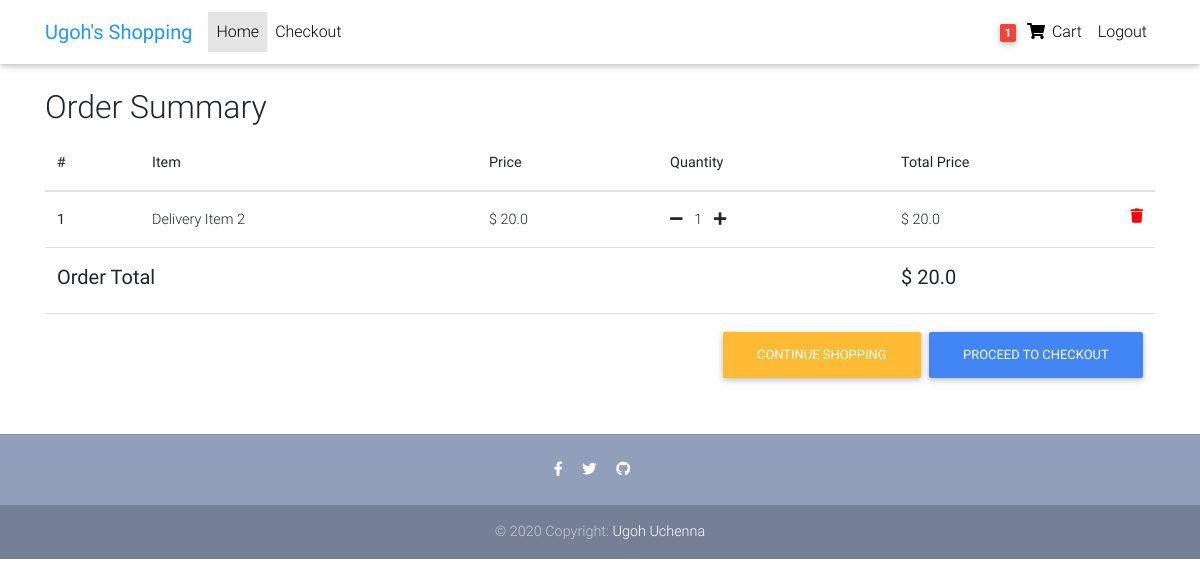
The page /order_summary (signed in) on the database as committed earlier.
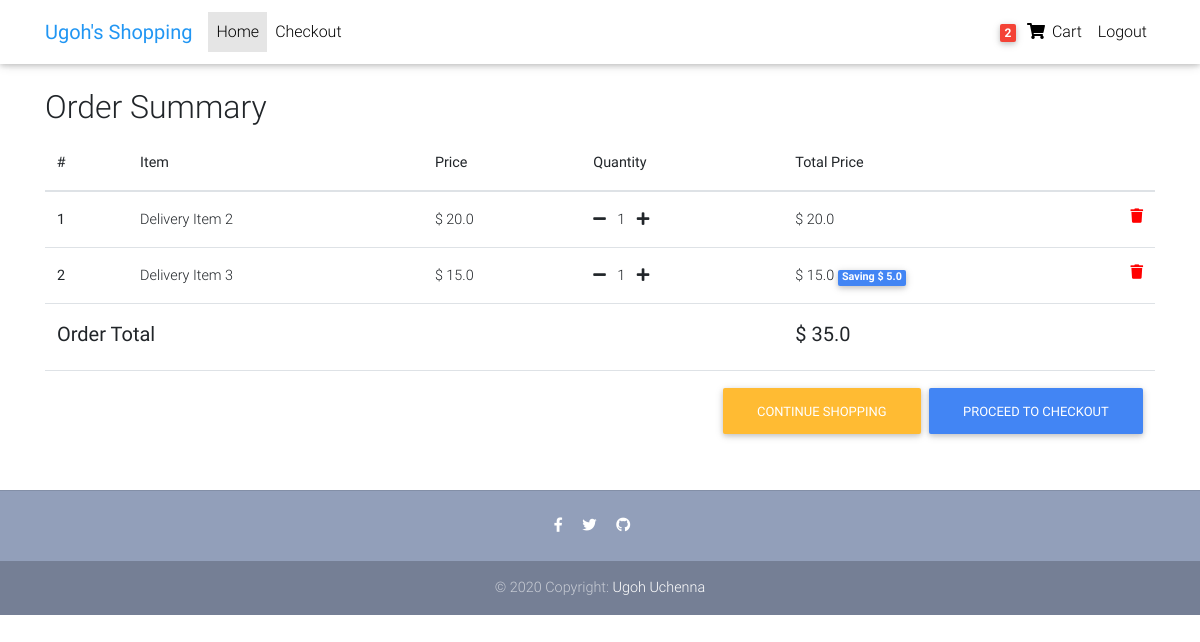
The same page on the database as committed later.
### core/models.py (models this page shows, shortened)
class Order(models.Model):
  user = models.ForeignKey(User, on_delete=models.CASCADE)
  reference_code = models.CharField(max_length=20, blank=True, null=True)
  items = models.ManyToManyField(OrderItem)
  start_date = models.DateTimeField(auto_now_add=True)
  ordered_date = models.DateTimeField()
  ordered = models.BooleanField(default=False)
  shipping_address = models.ForeignKey(Address, related_name='shipping_address', on_delete=models.SET_NULL, blank=True, null=True)
  billing_address = models.ForeignKey(Address, related_name='billing_address', on_delete=models.SET_NULL, blank=True, null=True)
  payment = models.ForeignKey(Payment, on_delete=models.SET_NULL, blank=True, null=True)
  coupon = models.ForeignKey(Coupon, on_delete=models.SET_NULL, blank=True, null=True)
  being_delivered = models.BooleanField(default=False)
  recieved = models.BooleanField(default=False)
  refund_requested = models.BooleanField(default=False)
  refund_granted = models.BooleanField(default=False)
  def get_total(self):
    total = 0
    for order_item in self.items.all():
      total += order_item.get_total_item_price()
    if self.coupon:
      total -= self.coupon.amount
    return total

class OrderItem(models.Model):
  user = models.ForeignKey(User, on_delete=models.CASCADE)
  item = models.ForeignKey(Item, on_delete=models.CASCADE)
  ordered = models.BooleanField(default=False)
  quantity = models.IntegerField(default=1)
  def get_total_item_price(self):
    if self.item.discount_price:
      return self.quantity * self.item.discount_price
    return self.quantity * self.item.price
  def get_amount_saved(self):
    return (self.quantity * self.item.price) - (self.quantity * self.item.discount_price)

class Item(models.Model):
  title = models.CharField(max_length=100)
  price = models.FloatField()
  discount_price = models.FloatField(blank=True, null=True)
  category = models.CharField(choices=CATEGORY_CHOICES, max_length=2)
  label = models.CharField(choices=LABEL_CHOICES, max_length=2)
  slug = models.SlugField()
  description = models.TextField()
  image = models.ImageField()
  objects = ItemQuerySet.as_manager()

### core/views.py (the view)
# urls.py: path('order_summary', OrderSummaryView.as_view(), name='order_summary'),
@method_decorator(login_required, name='dispatch')
class OrderSummaryView(View):
  def get(self, *args, **kwargs):
    try:
      order = Order.objects.get(user=self.request.user, ordered=False)
    except ObjectDoesNotExist:
      messages.warning(self.request, "You do not have an active ordeer")
      return redirect("/")
    context = {
      'object': order
    }
    return render(self.request, "core/order_summary.html", context)

### core/templatetags/cart_template_tags.py (called while the page is built)
@register.filter
def cart_item_count(user):
  if user.is_authenticated:
    qs = Order.objects.filter(user=user, ordered=False)
    if qs.exists():
      return qs[0].items.count()
  return 0

### templates/core/order_summary.html (shortened to what this page needs)
{% extends "base.html" %}
{% block content %}
  <main>
    <dir class="container">
      <div class="table-responsive text-nowrap">
        <h2>Order Summary</h2>
        <table class="table">
          <thead>
            <tr>
              <th scope="col"># </th>
              <th scope="col">Item </th>
              <th scope="col">Price</th>
              <th scope="col">Quantity</th>
              <th scope="col">Total Price</th>
            </tr>
          </thead>
          <tbody>
            {% for order_item in object.items.all %}
            <tr>
              <th scope="row">{{forloop.counter }}</th>
              <td>{{ order_item.item.title }}</td>
              <td>
                {% if order_item.item.discount_price %}
                  $ {{ order_item.item.discount_price }}
                {% else %}
                  $ {{ order_item.item.price }}
                {% endif %}
              </td>
              <td>
                <a href="{% url 'remove_single_item_from_cart' order_item.item.slug %}"><i class="fas fa-minus mr-2"></i></a>
                {{ order_item.quantity }}
                <a href="{% url 'add_to_cart' order_item.item.slug %}"><i class="fas fa-plus ml-2"></i></a>
              </td>
              <td>
                $ {{ order_item.get_total_item_price }}
                {% if order_item.item.discount_price %}
                  <span class="badge badge-primary">Saving $ {{ order_item.get_amount_saved }}</span>
                {% endif %}
                <a style="color: red;" href="{% url 'remove_from_cart' order_item.item.slug %}">
                  <i class="fas fa-trash float-right"></i>
                </a>
              </td>
            </tr>
            {% empty %}
            <tr>
              <td colspan="5">
                <a href="/" class="btn btn-primary float-right">Continue shopping</a>
              </td>
            </tr>
            {% endfor %}
            {% if object.get_total %}
            <tr>
              <td colspan="4"><h5><b>Order Total</b></h5></td>
              <td><h5><b>$ {{ object.get_total }}</b></h5></td>
            </tr>
            <tr>
              <td colspan="5">
                <a class="btn btn-primary float-right ml-2" href="{% url 'checkout' %}">Proceed to checkout</a>
                <a class="btn btn-warning float-right" href="{% url 'home' %}">Continue shopping</a>
              </td>
            </tr>
            {% endif %}
          </tbody>
        </table>
      </div>
    </dir>
  </main>
  {% endblock %}

### templates/navbar.html (shortened to what this page needs)
  {% load cart_template_tags %}
  <nav class="navbar fixed-top navbar-expand-lg navbar-light white scrolling-navbar">
    <div class="container">
      <a class="navbar-brand waves-effect" href="#" target="_blank">
        <strong class="blue-text">Ugoh's Shopping</strong>
      </a>
      <div class="collapse navbar-collapse" id="navbarSupportedContent">
        <ul class="navbar-nav mr-auto">
          <li class="nav-item active">
            <a class="nav-link waves-effect" href="{% url 'home' %}">Home
            </a>
          </li>
          <li class="nav-item">
            <a class="nav-link waves-effect" href="{% url 'checkout' %}"
              target="_blank">Checkout</a>
          </li>
        </ul>
        <ul class="navbar-nav nav-flex-icons">
          {% if user.is_authenticated %}
          <li class="nav-item">
            <a class="nav-link waves-effect" href="{% url 'order_summary' %}">
              <span class="badge red z-depth-1 mr-1">{{ user | cart_item_count }} </span>
              <i class="fas fa-shopping-cart"></i>
              <span class="clearfix d-none d-sm-inline-block"> Cart </span>
            </a>
          </li>
          <li class="nav-item">
            <a class="nav-link waves-effect" href="{% url 'account_logout' %}">
              <span class="clearfix d-none d-sm-inline-block"> Logout </span>
            </a>
          </li>
          {% endif %}
        </ul>
      </div>
    </div>
  </nav>

Rows that differ between the two databases and show on the page:
added OrderItem: item "Delivery Item 3", item.discount_price "15.0", quantity "1", get_total_item_price "15.0", get_amount_saved "5.0"
computed for Order: get_total "20.0" → "35.0"
Other text that changed with them:
{{ user | cart_item_count }}: "1" → "2"
